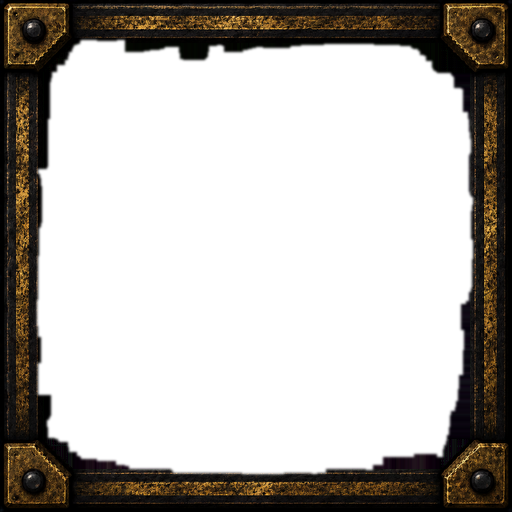
#> input picture skills/producing-tnr-art/data/frames/frame_lacquer_A.png, 512 x 512 px, given in place of seal_dim.png, which was not available
$ python master_v19.py
#> lines starting #> are read from the running program, lines starting #| are printed output that depends on the picture
### art/jutsu_icons/forbidden_chakra_fury/animation/v12/fxlight.py
"""Light-first FX drawing for TNR battle clips (2026-11-21).

Every frame is two passes at SS x supersampling, reduced to the delivered size at the end:
- matter (normal alpha): scorch, rock, dust - things that occlude;
- light: a greyscale intensity mask (tapered strokes, soft blobs), bloomed with stacked Gaussian blurs and mapped
  through a colour ramp; alpha follows intensity. Battle clips draw with normal alpha, so the glow is baked and kept
  coloured (a dark halo turns to mud on sand).
"""
import math
import random

from PIL import Image, ImageChops, ImageDraw, ImageFilter

SS = 4

# icon palette: deep violet -> violet -> lilac-pink -> white-hot
STORM_RAMP = [(0.0, (112, 36, 224)), (0.35, (142, 62, 250)), (0.6, (192, 116, 255)), (0.8, (234, 188, 255)),
              (0.93, (252, 238, 255)), (1.0, (255, 255, 255))]
# floor: never reaches white
FLOOR_RAMP = [(0.0, (96, 30, 200)), (0.5, (140, 64, 246)), (0.8, (178, 104, 255)), (1.0, (206, 150, 255))]


def lut(ramp):
    out = []
    for i in range(256):
        v = i / 255
        for (a, ca), (b, cb) in zip(ramp, ramp[1:]):
            if v <= b:
                t = (v - a) / (b - a) if b > a else 0
                out.append(tuple(int(ca[k] + (cb[k] - ca[k]) * t) for k in range(3)))
                break
        else:
            out.append(ramp[-1][1])
    return out


STORM_LUT, FLOOR_LUT = lut(STORM_RAMP), lut(FLOOR_RAMP)


# [13 lines left out: function jag, not called in this run]


def wobble(pts, rnd, amp):
    """Small per-frame shimmer on a fixed path: same shape, alive (end points held)."""
    return [pts[0]] + [(x + rnd.uniform(-amp, amp), y + rnd.uniform(-amp, amp)) for x, y in pts[1:-1]] + [pts[-1]]


class Frame:
    # [27 lines left out: functions __init__, stroke, blob, not called in this run]

    def ring(self, cx, cy, rx, ry, w, val=255):
        self.dl.ellipse(((cx - rx) * SS, (cy - ry) * SS, (cx + rx) * SS, (cy + ry) * SS), outline=int(val),
                        width=max(1, int(w * SS)))

    # [8 lines left out: function poly_matter, not called in this run]

    def paste_matter(self, im, xy):
        big = im.resize((im.width * SS, im.height * SS), Image.LANCZOS)
        self.matter.alpha_composite(big, (int(xy[0] * SS), int(xy[1] * SS)))

    # [22 lines left out: functions render, rock, not called in this run]


ROCK, ROCK_RIM = (28, 20, 40, 255), (168, 110, 240, 255)


# [25 lines left out: functions debris, sparks, not called in this run]

### art/jutsu_icons/forbidden_chakra_fury/animation/v10/board_v10.py
#!/usr/bin/env python3
"""Board previews for FCF v10 and the upstream PR GIFs (2026-11-21).

    TNR_DUELYST=<cache> TNR_ART_SCRIPTS=<skill scripts> python3 .../v10/board_v10.py

Simulates the PR's renderer on the real board geometry (2:1 squashed offset hexes, odd columns shoved down): each
ground effect plays its clip on every tile of the area, varied per tile by combatEffects.tileVariation (ported below,
checked equal to the TypeScript earlier: 0 mismatches over 120 tiles), with the delay
round(hashFraction * stagger) + ripple * hexDistance(caster tile, tile), capped at 2000 ms. The caster's visual plays
on the caster's tile. Layers draw glow first, then strikes, then the caster.

Outputs:
  preview_fcf_v10_board.gif   v10 with every setting on (what the jutsu would look like)
  pr_fcf_today.gif            the same v10 art as the engine draws it today: one clip, every tile alike
  pr_fcf_varied.gif           mirror + alternate + stagger 120 + ripple 90
  pr_fcf_compare.gif          the two stacked, on one clock
"""
import math
import os
import sys

from PIL import Image, ImageDraw

HERE = os.path.dirname(os.path.abspath(__file__))
sys.path.insert(0, HERE)
import build_v10 as B  # noqa: E402

M = 0xFFFFFFFF
MAX_DELAY = 2000


# [11 lines left out: functions tile_hash, variation, not called in this run]


def cube(c, r):
    z = r - (c - (c & 1)) // 2
    return c, -c - z, z


def dist(a, b):
    return max(abs(x - y) for x, y in zip(cube(*a), cube(*b)))


# [54 lines left out: function render, not called in this run]


def save(shots, path, step=40):
    shots[0].save(path, save_all=True, append_images=shots[1:], duration=step, loop=0, optimize=True)
    print(os.path.basename(path), len(shots), "frames,", os.path.getsize(path), "bytes")


# [25 lines left out: functions stack, main, not called in this run]


# [2 lines that do not run on import are left out]

### art/jutsu_icons/forbidden_chakra_fury/animation/v19/master_v19.py
#!/usr/bin/env python3
"""FCF v19 MASTER: built from the director's painted art, in board space (2026-11-22).

    TNR_DUELYST=<cache> TNR_ART_SCRIPTS=<skill scripts> python3 .../v19/master_v19.py

Usable from the painted set (raws/): the three seals, the two bolts and the aftermath smoke. Not used: the three
auras (each has a person-shaped hole, and the game's fighter sprite cannot be located or matched - learned on White
Tiger), and the column (its opaque core would bury the fighter).
Shot: the forbidden seal ignites under the user (dim -> blazing), the area darkens; at the release the seal cracks
with an inverted impact frame and the painted bolts lash out to the whole area over ~260 ms, each with its own
shoot / land / afterglow / restrike / die; chakra smoke rises from the broken seal as it ends.
Black backgrounds are turned into alpha by brightness (glow keeps its colour). Writes master_fcf_v19.gif.
"""
import math
import os
import random
import sys

from PIL import Image, ImageChops, ImageDraw, ImageFilter

HERE = os.path.dirname(os.path.abspath(__file__))
sys.path.insert(0, os.path.join(HERE, "..", "v18"))
sys.path.insert(0, os.path.join(HERE, "..", "v10"))
import master_v18 as M  # noqa: E402
import board_v10 as BV  # noqa: E402

W, H, TW, TH, SRC = M.W, M.H, M.TW, M.TH, M.SRC
STEP = 25


def key_black(path):
    """Black background -> alpha. alpha = brightest channel; colour un-premultiplied so the glow keeps its hue."""
    im = Image.open(path).convert("RGB")
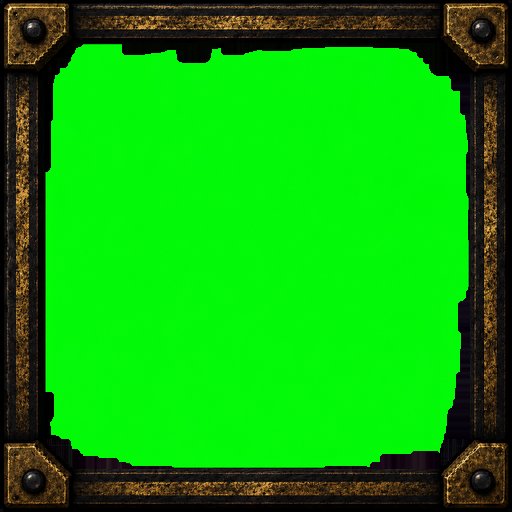
#> im: PIL image 512x512 RGB; mean R, G, B 15.5, 169.9, 10.6
    r, g, b = im.split()
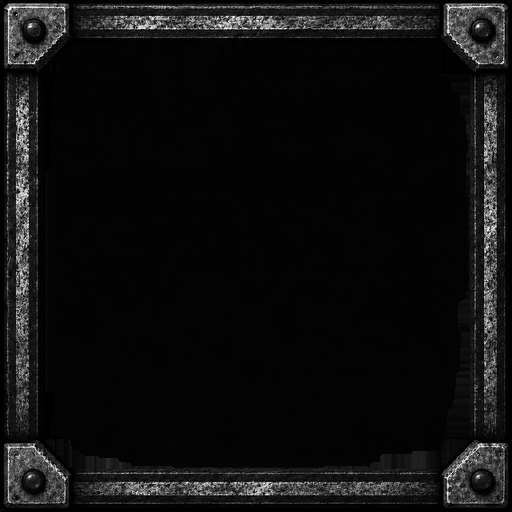
#> r: PIL image 512x512 L; min 0, max 255, mean 15.5
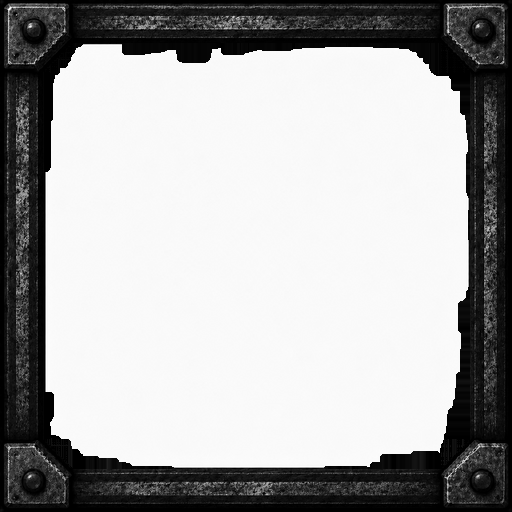
#> g: PIL image 512x512 L; min 0, max 255, mean 169.9
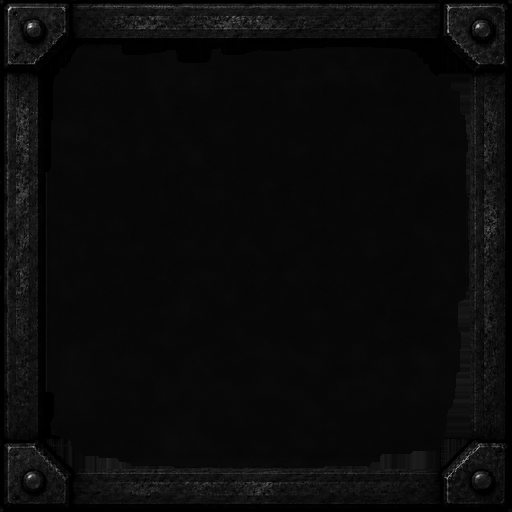
#> b: PIL image 512x512 L; min 0, max 234, mean 10.6
    a = ImageChops.lighter(ImageChops.lighter(r, g), b)
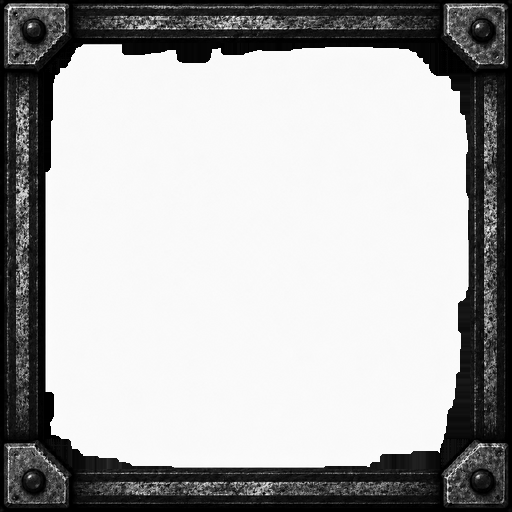
#> a: PIL image 512x512 L; min 0, max 255, mean 173.7
    a = a.point(lambda v: 0 if v < 10 else min(255, int((v - 10) * 1.08)))
    def un(c):
        return Image.merge("L", [Image.eval(c, lambda v: v)]) if False else c
    rgba = Image.merge("RGBA", (r, g, b, a))
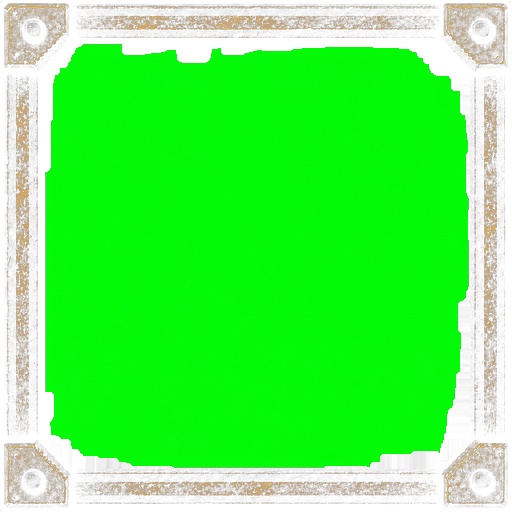
#> rgba: PIL image 512x512 RGBA; mean R, G, B, A 15.5, 169.9, 10.6, 175.1; transparent parts drawn white
    px = rgba.load()
    w, h = rgba.size
#> w = 512; h = 512
    out = Image.new("RGBA", (w, h))
#> out: PIL image 512x512 RGBA; every value is 0
    po = out.load()
    for y in range(h):
        for x in range(w):
            R, G, B, A = px[x, y]
            if A:
                k = 255 / max(R, G, B, 1)
                po[x, y] = (min(255, int(R * k)), min(255, int(G * k)), min(255, int(B * k)), A)
    return out.crop(out.getbbox())
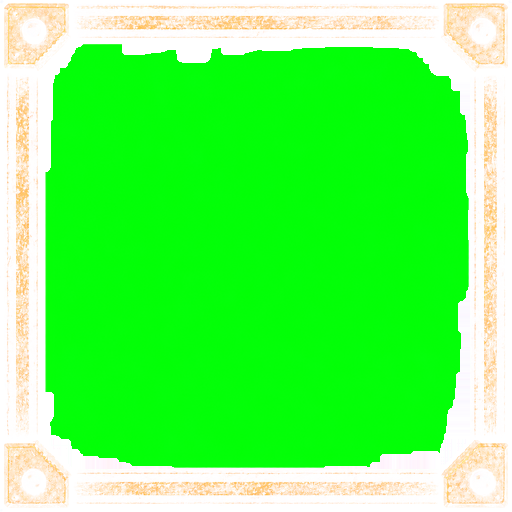
#> returned value: PIL image 512x512 RGBA; mean R, G, B, A 66.1, 212.9, 42.9, 175.1; transparent parts drawn white


def fit(im, w, h):
    return im.resize((max(1, int(w)), max(1, int(h))), Image.LANCZOS)


def alpha_mul(im, k):
    if k >= 1:
        return im
    out = im.copy()
    out.putalpha(im.getchannel("A").point(lambda v: int(v * max(0.0, k))))
    return out


def main(seed=21):
    rnd = random.Random(seed)
    cache = os.path.join(HERE, "keyed")
    os.makedirs(cache, exist_ok=True)
    art = {}
    for n in ("seal_dim", "seal_blazing", "seal_cracking", "bolt_a", "bolt_b", "aftermath_smoke"):
        p = os.path.join(cache, n + ".png")
        if not os.path.exists(p):
            key_black(os.path.join(HERE, "raws", n + ".png")).save(p)
        art[n] = Image.open(p)
#> pass 2 of the loop in main, `for n in ("seal_dim", "seal_blazing", "seal_cracking", "bolt_a", "bolt..`:
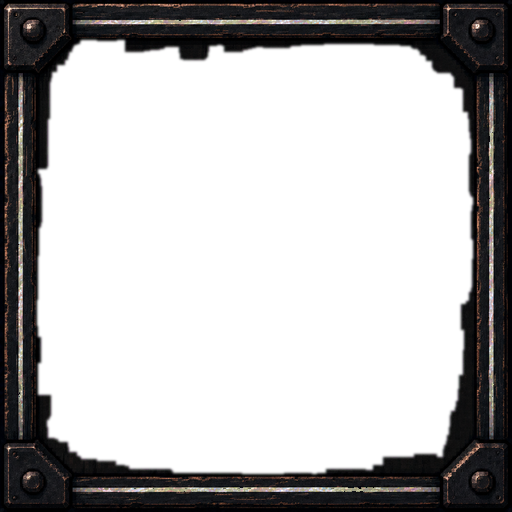
#> input picture skills/producing-tnr-art/data/frames/frame_lacquer_B.png, 512 x 512 px, given in place of seal_blazing.png, which was not available
#> in key_black (call 2), `r, g, b = im.split()`:
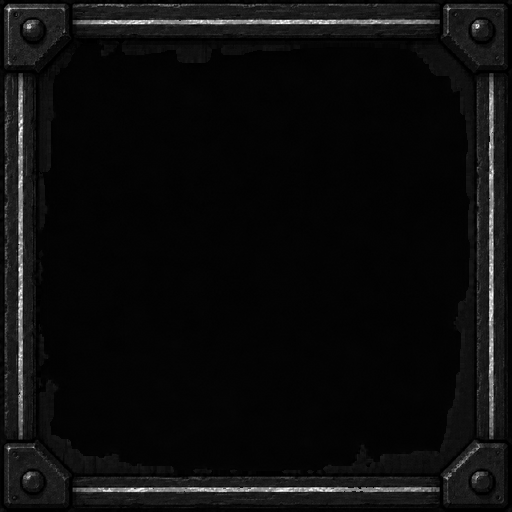
#> b: PIL image 512x512 L; min 0, max 255, mean 12.7
#> in key_black (call 2), `return out.crop(out.getbbox())`:
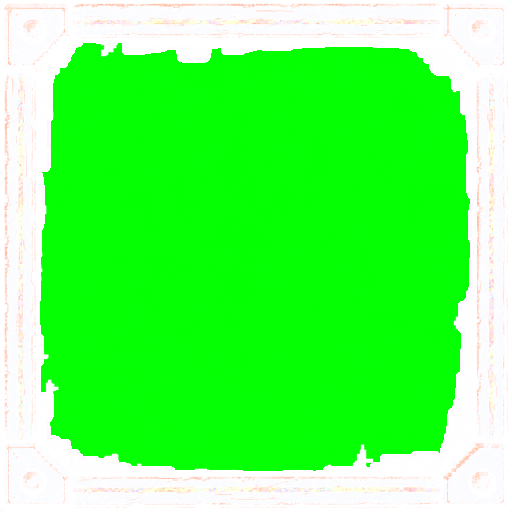
#> returned value: PIL image 512x512 RGBA; mean R, G, B, A 64.8, 222.6, 66.5, 173.9; transparent parts drawn white
    cx, cy = M.CX, M.CY + 0.4 * TH                    # seal on the ground under the user
    sw = TW * 2.6                                       # the seal spans the user's hex and reaches into the ring
    seals = {k: fit(v, sw, sw * v.height / v.width) for k, v in art.items() if k.startswith("seal")}
    smoke = fit(art["aftermath_smoke"], TW * 3.4, TW * 3.4 * art["aftermath_smoke"].height / art["aftermath_smoke"].width)
    # bolts: aimed at area tiles spread over the circle (8 sectors guaranteed), launched over 260 ms
    tiles = [k for k in M.AREA if BV.dist(k, M.CASTER) >= 3]
    rnd.shuffle(tiles)
    chosen = []
    for sec in range(8):
        for k in tiles:
            x, y = M.TILES[k]
            a = math.atan2(y - SRC[1], x - SRC[0])
            if int(((a + math.pi / 8) % (2 * math.pi)) // (math.pi / 4)) == sec and k not in chosen:
                chosen.append(k)
                break
    for k in tiles:
        if len(chosen) >= 16:
            break
        if k not in chosen:
            chosen.append(k)
    bolts = []
    for k in chosen:
        x, y = M.TILES[k]
        src = art["bolt_a" if rnd.random() < 0.5 else "bolt_b"]
        L_ = math.hypot(x - SRC[0], y - SRC[1]) * 1.12          # streak a little past the tile
        th = TH * rnd.uniform(1.6, 2.2)
        img = fit(src, L_, th)
        if rnd.random() < 0.5:
            img = img.transpose(Image.FLIP_TOP_BOTTOM)
        ang = -math.degrees(math.atan2(y - SRC[1], x - SRC[0]))
        bolts.append((rnd.uniform(0, 260), img, ang, rnd.random() < 0.5))
    shots = []
    for t in range(-350, 900, STEP):
        night = max(0.0, min(1.0, (t + 350) / 200)) * (1.0 if t < 600 else max(0, 1 - (t - 600) / 250))
        base = _board(night, invert=0 <= t < STEP)
        # the seal: dim and growing, blazing at the release, cracking just after, fading out
        if t < -120:
            s, k, grow = seals["seal_dim"], (t + 350) / 230, 0.6 + 0.4 * (t + 350) / 230
        elif t < 75:
            s, k, grow = seals["seal_blazing"], 1.0, 1.0
        elif t < 500:
            s, k, grow = seals["seal_cracking"], 1.0 if t < 300 else 1 - (t - 300) / 200, 1.0
        else:
            s = None
        if s is not None:
            g = fit(s, s.width * grow, s.height * grow)
            if 0 <= t < 75:
                g = alpha_mul(g, 1.0)
            base.alpha_composite(alpha_mul(g, k), (int(cx - g.width / 2), int(cy - g.height / 2)))
        for launch, img, ang, two in bolts:
            ph = t - launch
            if ph < 0:
                continue
            i = int(ph // 50)
            beats = ["shoot", "land", "glow", "dark", "re", "die"] if two else ["shoot", "land", "glow", "die"]
            if i >= len(beats):
                continue
            beat = beats[i]
            g = img
            if beat == "shoot":                      # revealed from the user outward, on twos
                frac = 0.5 if ph % 50 < 25 else 0.85
                mask = Image.new("L", img.size, 0)
                edge = int(img.width * frac)
                ImageDraw.Draw(mask).rectangle((0, 0, edge, img.height), fill=255)
                mask = mask.filter(ImageFilter.GaussianBlur(max(2, img.width * 0.06)))   # a soft leading edge
                g = img.copy()
                g.putalpha(ImageChops.multiply(img.getchannel("A"), mask))
            g = alpha_mul(g, {"shoot": 1.0, "land": 1.0, "glow": 0.55, "dark": 0.18, "re": 0.95, "die": 0.25}[beat])
            if beat == "land":                        # the impact frame of each bolt: brighter, a hair thicker
                g = g.resize((g.width, int(g.height * 1.15)), Image.LANCZOS)
            r = g.rotate(ang, Image.BICUBIC, expand=True)
            # the bolt's left end (its start) sits on the body: offset the rotated image from its centre
            L_ = img.width
            mx = SRC[0] + math.cos(math.radians(-ang)) * L_ / 2
            my = SRC[1] + math.sin(math.radians(-ang)) * L_ / 2
            base.alpha_composite(r, (int(mx - r.width / 2), int(my - r.height / 2)))
        if t >= 300:                                  # chakra smoke off the broken seal
            u = (t - 300) / 600
            k = min(1.0, u * 3) * (1 - u)
            g = alpha_mul(smoke, k * 0.9)
            base.alpha_composite(g, (int(cx - g.width / 2), int(cy - g.height * 0.82 - u * TH * 0.6)))
        shots.append(base.convert("RGB"))
    shots[0].save(os.path.join(HERE, "master_fcf_v19.gif"), save_all=True, append_images=shots[1:], duration=STEP,
                  loop=0, optimize=True)
    picks = [-250, -40, 25, 100, 200, 450]
    times = list(range(-350, 900, STEP))
    sheet = Image.new("RGB", (W, H * len(picks)))
    for i, x in enumerate(picks):
        sheet.paste(shots[next(j for j, tt in enumerate(times) if tt >= x)], (0, i * H))
    sheet.save(os.path.join(HERE, "master_stills_v19.png"))


def _board(night, invert=False):
    base = Image.new("RGBA", (W, H), (52, 64, 44, 255))
    d = ImageDraw.Draw(base)
    for (x, y) in M.TILES.values():
        d.polygon([(x - TW / 2, y), (x - TW / 4, y - TH / 2), (x + TW / 4, y - TH / 2), (x + TW / 2, y),
                   (x + TW / 4, y + TH / 2), (x - TW / 4, y + TH / 2)], outline=(255, 255, 255, 30))
    for k, col in (((8, 3), (96, 58, 52, 255)), ((2, 5), (96, 58, 52, 255)), ((6, 7), (96, 58, 52, 255)),
                   (M.CASTER, (52, 50, 66, 255))):
        x, y = M.TILES[k]
        feet, top = y + 0.4 * TH, y - 1.2 * TH
        d.ellipse((x - TW * 0.16, feet - TH * 0.09, x + TW * 0.16, feet + TH * 0.09), fill=(0, 0, 0, 80))
        d.rounded_rectangle((x - TW * 0.085, top + TW * 0.16, x + TW * 0.085, feet - 3), radius=6, fill=col)
        d.ellipse((x - TW * 0.1, top, x + TW * 0.1, top + TW * 0.2), fill=col)
    if night:
        m = Image.new("L", (W, H), 0)
        md = ImageDraw.Draw(m)
        for k in M.AREA + [M.CASTER]:
            x, y = M.TILES[k]
            md.polygon([(x - TW / 2, y), (x - TW / 4, y - TH / 2), (x + TW / 4, y - TH / 2), (x + TW / 2, y),
                        (x + TW / 4, y + TH / 2), (x - TW / 4, y + TH / 2)], fill=255)
        m = m.filter(ImageFilter.GaussianBlur(8))
        dark = Image.new("RGBA", (W, H), (6, 2, 14, 0))
        dark.putalpha(m.point(lambda v: int(v * night * (0.92 if invert else 0.62))))
        base.alpha_composite(dark)
    return base


if __name__ == "__main__":
#> (the run stopped early here; a loop or call above may not have finished)
